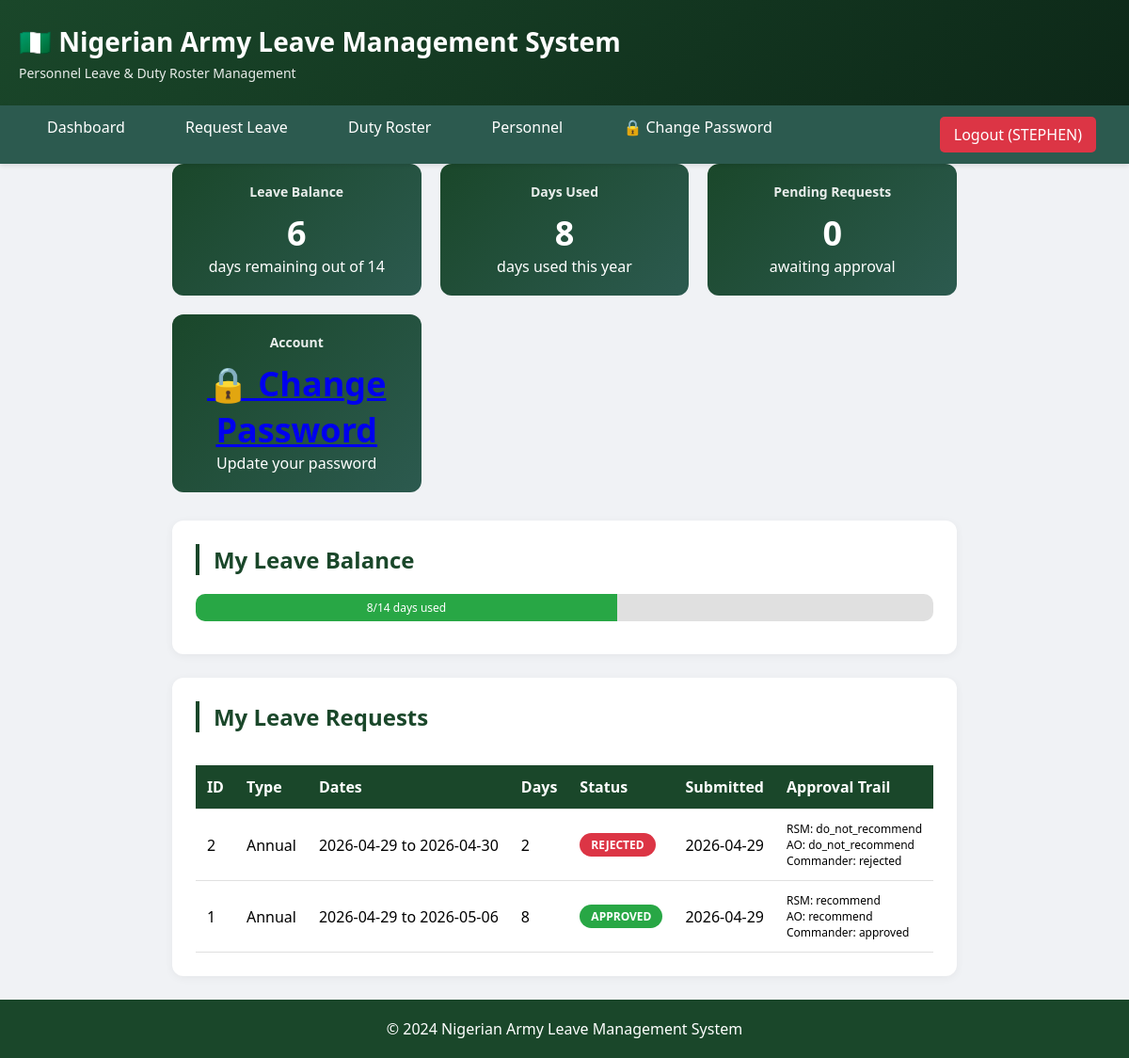
The page /dashboard (signed in) on the database its author committed.
### tables this page shows
CREATE TABLE personnel (
            id INTEGER PRIMARY KEY AUTOINCREMENT,
            service_number TEXT UNIQUE NOT NULL,
            name TEXT NOT NULL,
            rank TEXT NOT NULL,
            rank_category TEXT NOT NULL,
            rank_order INTEGER NOT NULL,
            unit TEXT,
            platoon TEXT,
            company TEXT,
            battalion TEXT,
            email TEXT,
            phone TEXT,
            password TEXT,
            force_password_change INTEGER DEFAULT 1,
            is_active BOOLEAN DEFAULT 1,
            created_at DATETIME DEFAULT CURRENT_TIMESTAMP,
            updated_at DATETIME DEFAULT CURRENT_TIMESTAMP
        );

CREATE TABLE leave_requests (
            id INTEGER PRIMARY KEY AUTOINCREMENT,
            personnel_id INTEGER NOT NULL,
            leave_type TEXT NOT NULL,
            start_date DATE NOT NULL,
            end_date DATE NOT NULL,
            total_days INTEGER NOT NULL,
            reason TEXT,
            status TEXT DEFAULT 'pending_rsm',
            rsm_approver_id INTEGER,
            rsm_approval_date DATETIME,
            rsm_recommendation TEXT,
            rsm_comments TEXT,
            ao_approver_id INTEGER,
            ao_approval_date DATETIME,
            ao_recommendation TEXT,
            ao_comments TEXT,
            commander_approver_id INTEGER,
            commander_decision_date DATETIME,
            commander_decision TEXT,
            commander_comments TEXT,
            submitted_date DATETIME DEFAULT CURRENT_TIMESTAMP,
            last_modified DATETIME DEFAULT CURRENT_TIMESTAMP,
            FOREIGN KEY (personnel_id) REFERENCES personnel(id)
        );

### app.py (the view)
@app.route('/')
@app.route('/dashboard')
def dashboard():
    if 'user_id' not in session:
        return redirect(url_for('login'))
    manager = LeaveManager()
    pending_requests = []
    if session.get('is_rsm'):
        pending_requests = manager.get_pending_requests('rsm')
    elif session.get('is_ao'):
        pending_requests = manager.get_pending_requests('ao')
    elif session.get('is_commander'):
        pending_requests = manager.get_pending_requests('commander')
    my_requests = manager.get_my_requests(session['user_id'])
    current_year = datetime.now().year
    remaining_days = manager.get_remaining_leave_days(
        session['user_id'], current_year)
    used_days = 14 - remaining_days
    can_add = manager.can_add_personnel(session['service_number'])
    manager.close()
    return render_template('dashboard.html',
                           user=session,
                           pending_requests=pending_requests,
                           my_requests=my_requests,
                           remaining_days=remaining_days,
                           used_days=used_days,
                           is_master_admin=session.get(
                               'is_master_admin', False),
                           can_add_personnel=can_add)

### leave_management.py (called while the page is built, shortened)
    def connect(self):
        self.conn = sqlite3.connect(self.db_path)
        self.conn.row_factory = sqlite3.Row
        self.cursor = self.conn.cursor()

    def close(self):
        if self.conn:
            self.conn.close()

    def can_add_personnel(self, service_number: str) -> bool:
        self.cursor.execute("""
            SELECT rank FROM personnel WHERE service_number = ? AND is_active = 1
        """, (service_number,))
        result = self.cursor.fetchone()
        if not result:
            return False
        rank = result['rank']
        allowed_ranks = ['Admin Officer', 'Chief of Staff',
                         'Lieutenant Colonel', 'Colonel', 'Brigadier General', 'Major General']
        if service_number == 'NACWCCORPERS':
            return True
        return rank in allowed_ranks

    def get_remaining_leave_days(self, personnel_id: int, year: int = None) -> int:
        if year is None:
            year = datetime.now().year
        self.cursor.execute("""
            SELECT days_remaining FROM leave_entitlement
            WHERE personnel_id = ? AND year = ?
        """, (personnel_id, year))
        result = self.cursor.fetchone()
        if result:
            return result['days_remaining']

    def get_my_requests(self, personnel_id: int) -> List[Dict]:
        self.cursor.execute("""
            SELECT
                lr.*,
                rsm.name as rsm_name,
                ao.name as ao_name,
                cdr.name as commander_name
            FROM leave_requests lr
            LEFT JOIN personnel rsm ON lr.rsm_approver_id = rsm.id
            LEFT JOIN personnel ao ON lr.ao_approver_id = ao.id
            LEFT JOIN personnel cdr ON lr.commander_approver_id = cdr.id
            WHERE lr.personnel_id = ?
            ORDER BY lr.submitted_date DESC
        """, (personnel_id,))
        return [dict(row) for row in self.cursor.fetchall()]

### templates/dashboard.html (shortened to what this page needs)
{% extends "base.html" %}
{% block content %}
<div class="stats-grid">
    <div class="stat-card">
        <h3>Leave Balance</h3>
        <div class="number">{{ remaining_days }}</div>
        <p>days remaining out of 14</p>
    </div>
    <div class="stat-card">
        <h3>Days Used</h3>
        <div class="number">{{ used_days }}</div>
        <p>days used this year</p>
    </div>
    <div class="stat-card">
        <h3>Pending Requests</h3>
        <div class="number">{{ pending_requests|length }}</div>
        <p>awaiting approval</p>
    </div>
    <div class="stat-card">
        <h3>Account</h3>
        <div class="number"><a href="{{ url_for('change_password') }}">🔒 Change<br>Password</a></div>
        <p>Update your password</p>
    </div>
</div>
<div class="card">
    <h2>My Leave Balance</h2>
    <div class="progress-bar">
        <div class="progress-fill" style="width: {{ (used_days / 14 * 100) }}%;">
            {{ used_days }}/14 days used
        </div>
    </div>
</div>
<div class="card">
    <h2>My Leave Requests</h2>
    <div style="overflow-x: auto;">
        <table>
            <thead>
                <tr>
                    <th>ID</th>
                    <th>Type</th>
                    <th>Dates</th>
                    <th>Days</th>
                    <th>Status</th>
                    <th>Submitted</th>
                    <th>Approval Trail</th>
                </tr>
            </thead>
            <tbody>
                {% for req in my_requests %}
                <tr>
                    <td>{{ req.id }}</td>
                    <td>{{ req.leave_type|capitalize }}</td>
                    <td>{{ req.start_date }} to {{ req.end_date }}</td>
                    <td>{{ req.total_days }}</td>
                    <td>
                        <span class="status status-{{ req.status }}">
                            {{ req.status.replace('_', ' ')|title }}
                        </span>
                    </td>
                    <td>{{ req.submitted_date[:10] }}</td>
                    <td style="font-size: 12px;">
                        {% if req.rsm_name %}RSM: {{ req.rsm_recommendation }}<br>{% endif %}
                        {% if req.ao_name %}AO: {{ req.ao_recommendation }}<br>{% endif %}
                        {% if req.commander_name %}Commander: {{ req.commander_decision }}{% endif %}
                    </td>
                </tr>
                {% endfor %}
            </tbody>
        </table>
    </div>
</div>
{% endblock %}

### templates/base.html (shortened to what this page needs)
<!DOCTYPE html>
<html lang="en">
<head>
    <link rel="stylesheet" href="{{ url_for('static', filename='css/style.css') }}">
</head>
<body>
    <div class="header">
        <div class="container">
            <h1>🇳🇬 Nigerian Army Leave Management System</h1>
            <p>Personnel Leave & Duty Roster Management</p>
        </div>
    </div>
    {% if session.user_name %}
    <div class="nav">
        <div class="container">
            <a href="{{ url_for('dashboard') }}">Dashboard</a>
            <a href="{{ url_for('submit_leave') }}">Request Leave</a>
            <a href="{{ url_for('view_roster') }}">Duty Roster</a>
            <a href="{{ url_for('view_personnel') }}">Personnel</a>
            <a href="{{ url_for('change_password') }}">🔒 Change Password</a>
            <a href="{{ url_for('logout') }}" class="logout">Logout ({{ session.user_name }})</a>
        </div>
    </div>
    {% endif %}
    <div class="container">
        {% block content %}{% endblock %}
    </div>
    <footer>
        <div class="container">
            <p>&copy; 2024 Nigerian Army Leave Management System</p>
        </div>
    </footer>
</body>
</html>

### static/css/style.css (style rules this page uses)
* { margin: 0; padding: 0; box-sizing: border-box; }
body { font-family: 'Segoe UI', Tahoma, Geneva, Verdana, sans-serif; background-color: #f0f2f5; min-height: 100vh; display: flex; flex-direction: column; }
.header { background: linear-gradient(135deg, #1a472a 0%, #0d2818 100%); color: white; padding: 25px 0; box-shadow: 0 2px 10px rgba(0,0,0,0.1); }
.header h1 { font-size: 28px; margin-bottom: 5px; }
.header p { font-size: 14px; opacity: 0.9; }
.nav { background-color: #2c5a4f; padding: 12px 0; box-shadow: 0 2px 5px rgba(0,0,0,0.1); position: sticky; top: 0; z-index: 100; }
.nav a { color: white; text-decoration: none; margin: 0 15px; padding: 8px 15px; border-radius: 5px; transition: all 0.3s ease; font-weight: 500; }
.nav a.logout { float: right; background-color: #dc3545; }
.container { max-width: 1400px; margin: 0 auto; padding: 0 20px; }
.card { background: white; border-radius: 12px; padding: 25px; margin-bottom: 25px; box-shadow: 0 2px 10px rgba(0,0,0,0.05); transition: transform 0.2s, box-shadow 0.2s; }
.card h2 { color: #1a472a; margin-bottom: 20px; border-left: 4px solid #1a472a; padding-left: 15px; }
table { width: 100%; border-collapse: collapse; margin-top: 15px; overflow-x: auto; display: block; }
th, td { padding: 12px; text-align: left; border-bottom: 1px solid #e0e0e0; }
th { background-color: #1a472a; color: white; font-weight: 600; position: sticky; top: 0; }
.status { display: inline-block; padding: 4px 12px; border-radius: 20px; font-size: 12px; font-weight: bold; text-transform: uppercase; }
.status-approved { background-color: #28a745; color: white; }
.status-rejected { background-color: #dc3545; color: white; }
.stats-grid { display: grid; grid-template-columns: repeat(auto-fit, minmax(200px, 1fr)); gap: 20px; margin-bottom: 30px; }
.stat-card { background: linear-gradient(135deg, #1a472a 0%, #2c5a4f 100%); color: white; padding: 20px; border-radius: 12px; text-align: center; }
.stat-card h3 { font-size: 14px; opacity: 0.9; margin-bottom: 10px; }
.stat-card .number { font-size: 36px; font-weight: bold; }
.progress-bar { background-color: #e0e0e0; border-radius: 10px; overflow: hidden; margin: 10px 0; }
.progress-fill { background-color: #28a745; color: white; padding: 6px; text-align: center; font-size: 12px; transition: width 0.3s; }
footer { text-align: center; padding: 20px; background-color: #1a472a; color: white; margin-top: auto; }

### rows shown on the page
personnel: user_name "STEPHEN"
leave_requests: id "2", leave_type "Annual", start_date "2026-04-29", end_date "2026-04-30", total_days "2", status.replace "REJECTED", submitted_date "2026-04-29", rsm_recommendation "do_not_recommend", ao_recommendation "do_not_recommend", commander_decision "rejected"
leave_requests: id "1", leave_type "Annual", start_date "2026-04-29", end_date "2026-05-06", total_days "8", status.replace "APPROVED", submitted_date "2026-04-29", rsm_recommendation "recommend", ao_recommendation "recommend", commander_decision "approved"

### other values the page prints
{{ remaining_days }} "6"
{{ used_days }} "8"
{{ pending_requests|length }} "0"
